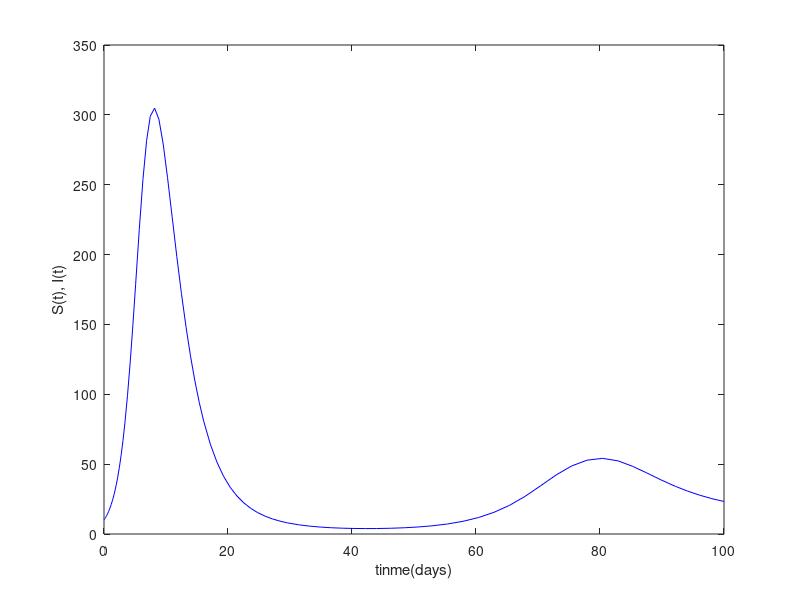

Source code (MATLAB):
function c_pe_epidemic
global beta gamma a;

tend = 100;%se the end time to run the simulation
u0 = [1000; 10; 0]; % set initial conditions as a column vector
beta= 10^(-3); gamma=1/3; a = 1/70;
[tsol, usol] = ode45(@rhs, [0, tend], u0);
Ssol = usol(:, 1); Isol = usol(:, 2); 
plot(tsol, Isol, 'b'); 
xlabel('tinme(days)')
ylabel('S(t), I(t)')

function udot = rhs(t, u)
global beta gamma a;
S=u(1); I=u(2); R=u(3);
N = S+I+R; 
Sdash = a*N-beta*S*I-a*S;
Idash = beta*S*I - gamma*I - a*I;
Rdash = gamma*I - a*R;
udot = [Sdash; Idash; Rdash];
